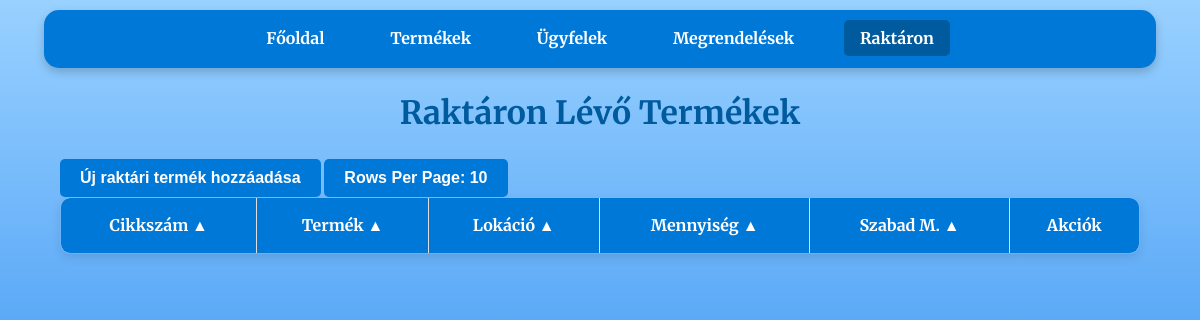
Page /stock on the earlier database version.
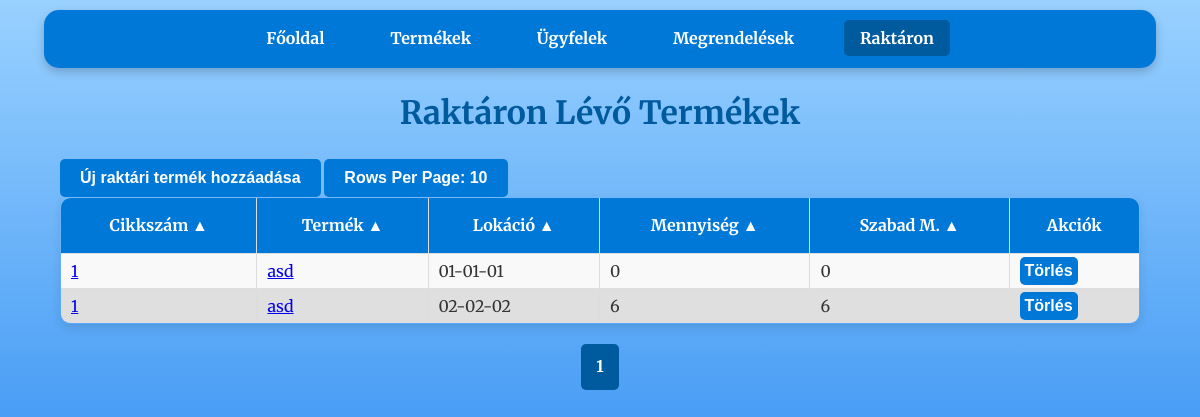
Same page on the later database version.
### tables this page shows
CREATE TABLE stock (
                    id INTEGER PRIMARY KEY,
                    cikkszam TEXT,
                    lokacio TEXT,
                    mennyiseg INTEGER,
                    order_id INTEGER,
                    FOREIGN KEY(cikkszam) REFERENCES products(cikkszam),
                    FOREIGN KEY(order_id) REFERENCES orders(id));

CREATE TABLE products (
                    id INTEGER PRIMARY KEY,
                    cikkszam TEXT UNIQUE,
                    egyseg_vonalkod INTEGER UNIQUE,
                    gyujto_vonalkod INTEGER UNIQUE,
                    nev TEXT,
                    ar REAL,
                    suly REAL,
                    kategoria TEXT);

### raktar_program-master/app.py (the view)
@app.route('/stock')
def stock():
    per_page = int(request.args.get('per_page', 10))  # Egy oldalon megjelenő elemek száma
    page = int(request.args.get('page', 1))  # Az aktuális oldal lekérése (alapértelmezett: 1)
    offset = (page - 1) * per_page  # Az eltolás számítása
    order_by = str(request.args.get('order_by', 'products.cikkszam'))
    desc = request.args.get('desc', 'false').lower() in ('true', '1')
    valid_columns = {'stock.id', 'products.cikkszam', 'products.nev', 'stock.lokacio', 'stock.mennyiseg'}
    if order_by not in valid_columns:
        raise ValueError("Invalid column name for ordering.") #Elkerüljük az SQL injection-t
    if desc:
        descending = 'DESC'
    if not desc:
        descending = ''
    conn = get_db_connection()
    stock = conn.execute(f'''SELECT
                                stock.id,
                                products.cikkszam,
                                products.nev,
                                stock.lokacio,
                                (
                                    SELECT SUM(s.mennyiseg)
                                    FROM stock s
                                    LEFT JOIN orders o ON s.order_id = o.id
                                    WHERE s.cikkszam = stock.cikkszam
                                    AND s.lokacio = stock.lokacio
                                    AND (o.teljesitve IS NULL OR o.teljesitve == 0)
                                ) AS total_mennyiseg,
                                (
                                    SELECT SUM(s.mennyiseg)
                                    FROM stock s
                                    LEFT JOIN orders o ON s.order_id = o.id
                                    WHERE s.cikkszam = stock.cikkszam
                                    AND s.lokacio = stock.lokacio
                                    AND s.order_id IS NULL
                                ) AS mennyiseg_null
                            FROM stock
                            JOIN products ON stock.cikkszam = products.cikkszam
                            WHERE stock.order_id IS NULL
                            ORDER BY {order_by} {descending}
                            LIMIT ? OFFSET ?''', (per_page, offset) ).fetchall()
    total_products = conn.execute('SELECT COUNT(*) FROM stock').fetchone()[0]
    conn.close()
    total_pages = (total_products + per_page - 1) // per_page  # Összes oldal száma
    start_page = max(1, page - 2)  # Az aktuális oldalhoz képest 2-vel hátrébb
    end_page = min(total_pages, page + 2)  # Az aktuális oldalhoz képest 2-vel előrébb
    query_params = {
        'page': page,
        'per_page': per_page,
        'order_by': order_by,
        'desc': desc
    }
    columns = [
        {"name": "products.cikkszam", "label": "Cikkszám"},
        {"name": "products.nev", "label": "Termék"},
        {"name": "stock.lokacio", "label": "Lokáció"},
        {"name": "total_mennyiseg", "label": "Mennyiség"},
        {"name": "mennyiseg_null", "label": "Szabad M."}
    ]
    return render_template(
        'stock.html',
        stock=stock,
        page=page,
        order_by=order_by,
        desc=desc,
        total_pages=total_pages,
        start_page=start_page,
        end_page=end_page,
        query_params=query_params,
        columns=columns
    )

### raktar_program-master/app.py (called while the page is built)
def get_db_connection():
    conn = sqlite3.connect('database.db')
    conn.row_factory = sqlite3.Row
    return conn

### raktar_program-master/templates/stock.html (shortened to what this page needs)
<!DOCTYPE html>
<html lang="hu">
<head>
    <link rel="stylesheet" href="{{ url_for('static', filename='css/style.css') }}">
</head>
<body>
    <nav>
        <a href="{{ url_for('index') }}">Főoldal</a>
        <a href="{{ url_for('products') }}">Termékek</a>
        <a href="{{ url_for('customers') }}">Ügyfelek</a>
        <a href="{{ url_for('orders') }}">Megrendelések</a>
        <a class="disabled">Raktáron</a>
    </nav>
    <h1>Raktáron Lévő Termékek</h1>
    <div class="container">
        <a href="{{ url_for('add_stock') }}" class="button-wrapper">
            <button>Új raktári termék hozzáadása</button>
        </a>
        <div class="dropdown">
            <button class="dropbtn">Rows Per Page: {{ query_params['per_page'] }}</button>
        </div>
        <table>
            <thead>
                <tr>
                    {% for column in columns %}
                    <th>
                        <a href="{{ url_for('stock', **dict(query_params, order_by=column.name, desc=0 if query_params['order_by'] == column.name and query_params['desc'] else 1)) }}">
                            {{ column.label }} {{ '▼' if query_params['order_by'] == column.name and query_params['desc'] else '▲' }}
                        </a>
                    </th>
                    {% endfor %}
                    <th>Akciók</th>
                </tr>
            </thead>
            <tbody>
                {% for item in stock %}
                <tr>
                    <td>
                        <a href="{{ url_for('product_details', cikkszam=item.cikkszam) }}">
                            {{ item.cikkszam }}
                        </a>
                    </td>
                    <td>
                        <a href="{{ url_for('product_details', cikkszam=item.cikkszam) }}">
                            {{ item.nev }}
                        </a>
                    </td>
                    <td>{{ item.lokacio }}</td>
                    <td>{{ item.total_mennyiseg }}</td>
                    <td>{{ item.mennyiseg_null }}</td>
                    <td>
                        <form action="{{ url_for('delete_stock', stock_id=item.id) }}" method="POST" style="display:inline;">
                            <button type="submit" onclick="return confirm('Biztosan törli a rekordot?');">Törlés</button>
                        </form>
                    </td>
                </tr>
                {% endfor %}
            </tbody>
        </table>
    </div>
    <div class="pagination">
        {% for p in range(start_page, end_page + 1) %}
        <a href="{{ url_for('stock', **dict(query_params, page=p)) }}" class="{% if p == page %}active{% endif %}">{{ p }}</a>
        {% endfor %}
    </div>
</body>
</html>

### raktar_program-master/static/css/style.css (style rules this page uses)
body { font-family: 'Merriweather', serif; margin: 0; padding: 0; background: linear-gradient(to bottom, #99d1ff, #006eec); background-attachment: fixed; background-size: cover; color: #333; line-height: 1.6; }
body::before { content: ''; position: fixed; top: 0; left: 0; width: 100%; height: 100%; background-image: url('https://www.transparenttextures.com/patterns/cubes.png'); opacity: 0.4; z-index: -1; pointer-events: none; }
nav { background-color: #0078D7; color: #fff; padding: 1rem; margin: 10px auto; width: 90%; max-width: 1200px; border-radius: 15px; box-shadow: 0 4px 10px rgba(0, 0, 0, 0.2); text-align: center; }
nav a { color: white; text-decoration: none; margin: 0 15px; font-weight: bold; padding: 0.5rem 1rem; border-radius: 5px; transition: background-color 0.3s ease; }
nav a.disabled { background-color: #005a9e; }
h1 { text-align: center; margin: 20px 0; color: #005a9e; font-weight: 700; }
form { width: 90%; max-width: 600px; margin: 20px auto; background: white; padding: 20px; border-radius: 10px; box-shadow: 0 4px 10px rgba(0, 0, 0, 0.1); }
a.button-wrapper { display: inline-block; }
button { background-color: #0078D7; color: white; border: none; padding: 10px 20px; border-radius: 5px; font-weight: bold; cursor: pointer; font-size: 1rem; transition: background-color 0.3s ease; text-decoration: none; }
.container { width: 90%; margin: 20px auto; }
table { width: 100%; border-collapse: collapse; border-radius: 10px; overflow: hidden; box-shadow: 0 4px 10px rgba(0, 0, 0, 0.1); }
table, th, td { border: 1px solid #ddd; }
th { background-color: #0078D7; color: white; font-weight: bold; padding: 15px; }
th a { color: white; text-decoration: none; }
td { padding: 3px 10px; text-align: left; }
tr:nth-child(even) { background-color: #dfdfdf }
tr:nth-child(odd) { background-color: #f9f9f9 }
td form { width: 100%; margin: 0 0; background: transparent; text-align: center; padding: 0; border-radius: 10px; box-shadow: none; }
td form button { background-color: #0078D7; color: white; border: none; padding: 5px 5px; border-radius: 5px; font-weight: bold; cursor: pointer; font-size: 1rem; transition: background-color 0.3s ease; text-decoration: none; }
.pagination { display: flex; justify-content: center; align-items: center; margin: 20px 0; list-style-type: none; padding: 0; }
.pagination a { display: inline-block; padding: 10px 15px; text-decoration: none; background-color: #0078D7; color: white; font-weight: bold; border-radius: 5px; transition: background-color 0.3s ease; font-size: 1rem; }
.pagination a.active { background-color: #005a9e; cursor: default; }
.dropbtn { background-color: #0078D7; color: white; padding: 10px 20px; font-size: 16px; font-weight: bold; border: none; border-radius: 5px; cursor: pointer; transition: background-color 0.3s ease, box-shadow 0.3s ease; }
.dropdown { position: relative; display: inline-block; }

Differences in the rows shown:
added stock: cikkszam "1", nev "asd", lokacio "01-01-01", total_mennyiseg "0", mennyiseg_null "0"
added stock: cikkszam "1", nev "asd", lokacio "02-02-02", total_mennyiseg "6", mennyiseg_null "6"
Other differences:
new list line: "1"
